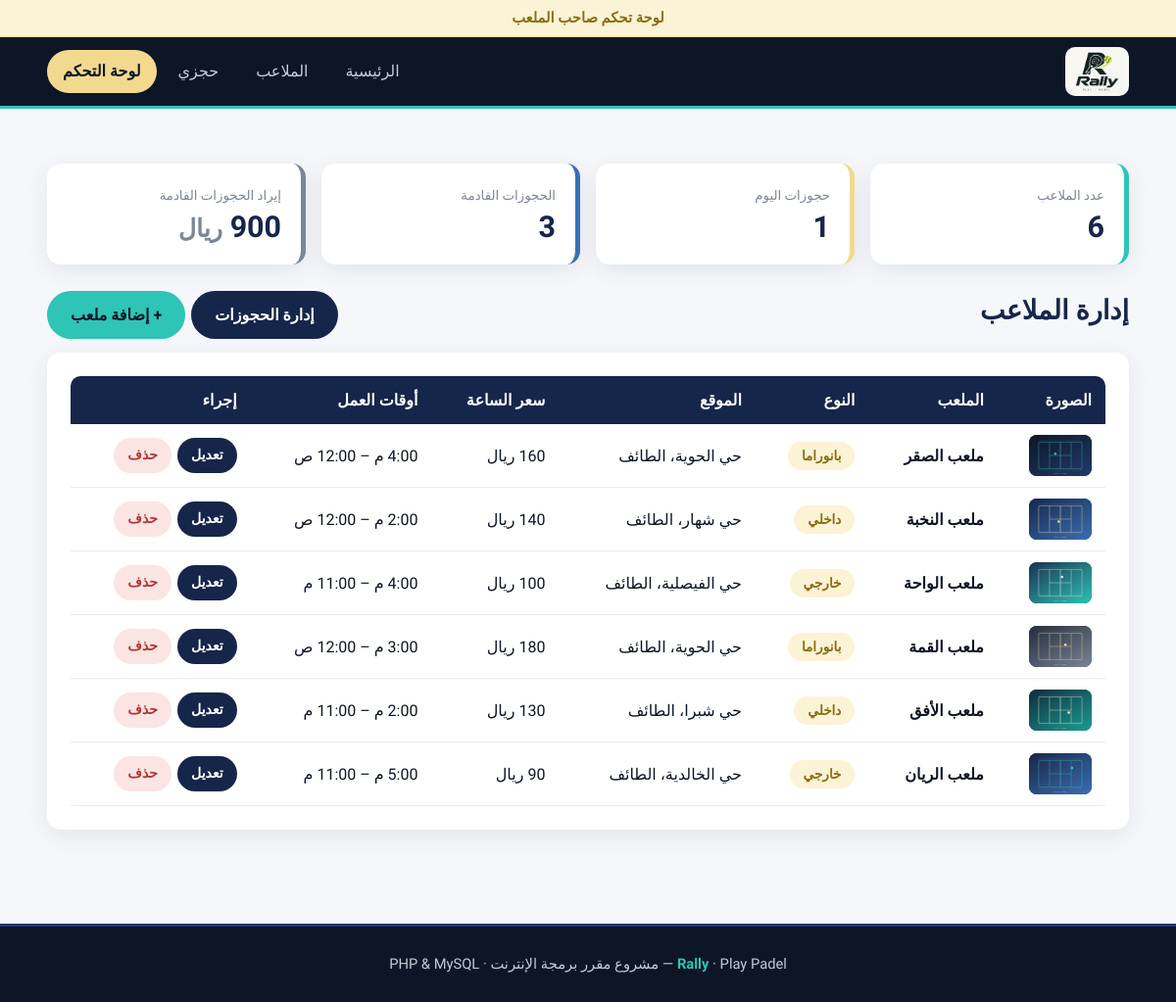
The app's page /admin/index.php with its own data.
### tables this page shows
CREATE TABLE courts (
  id INT AUTO_INCREMENT PRIMARY KEY,
  name VARCHAR(100) NOT NULL,
  type VARCHAR(20) NOT NULL,
  location VARCHAR(150) NOT NULL,
  image VARCHAR(150) NOT NULL,
  price_hour INT NOT NULL,
  open_hour INT NOT NULL,
  close_hour INT NOT NULL
);

### config.php (called while the page is built, shortened)
<?php
function hourLabel($h) {
  $h = $h % 24;
  if ($h >= 12) { $ampm = "م"; } else { $ampm = "ص"; }
  $x = $h % 12;
  if ($x == 0) { $x = 12; }
  return $x . ":00 " . $ampm;
}
?>

### admin/index.php (the view, shortened to what this page needs)
<?php
include "../config.php";
$today = date('Y-m-d');
$r = mysqli_query($conn, "SELECT id FROM courts");
$courtsCount = mysqli_num_rows($r);
$r = mysqli_query($conn, "SELECT id FROM bookings WHERE booking_date='$today'");
$todayCount = mysqli_num_rows($r);
$r = mysqli_query($conn, "SELECT id FROM bookings WHERE booking_date>='$today'");
$upcomingCount = mysqli_num_rows($r);
$r = mysqli_query($conn, "SELECT SUM(total) AS s FROM bookings WHERE booking_date>='$today'");
$row = mysqli_fetch_assoc($r);
$revenue = intval($row['s']);
$courts = mysqli_query($conn, "SELECT * FROM courts ORDER BY id");
include "../header.php";
?>
<section class="section">
  <div class="container">
    <div class="stats">
      <div class="stat"><small>عدد الملاعب</small><b><?php echo $courtsCount; ?></b></div>
      <div class="stat"><small>حجوزات اليوم</small><b><?php echo $todayCount; ?></b></div>
      <div class="stat"><small>الحجوزات القادمة</small><b><?php echo $upcomingCount; ?></b></div>
      <div class="stat"><small>إيراد الحجوزات القادمة</small><b><?php echo $revenue; ?> <small>ريال</small></b></div>
    </div>
    <div class="title-row" style="margin-bottom:14px">
      <h2 class="section-title">إدارة الملاعب</h2>
      <div class="actions">
        <a href="bookings.php" class="btn btn-dark">إدارة الحجوزات</a>
        <a href="court_form.php" class="btn btn-primary">+ إضافة ملعب</a>
      </div>
    </div>
    <div class="panel">
      <div class="table-wrap">
        <table>
          <tr><th>الصورة</th><th>الملعب</th><th>النوع</th><th>الموقع</th><th>سعر الساعة</th><th>أوقات العمل</th><th>إجراء</th></tr>
          <?php while ($c = mysqli_fetch_assoc($courts)) { ?>
            <tr>
              <td><img class="thumb" src="../images/courts/<?php echo $c['image']; ?>" alt=""></td>
              <td><b><?php echo $c['name']; ?></b></td>
              <td><span class="badge badge-warn"><?php echo $c['type']; ?></span></td>
              <td><?php echo $c['location']; ?></td>
              <td><?php echo $c['price_hour']; ?> ريال</td>
              <td><?php echo hourLabel($c['open_hour']); ?> – <?php echo hourLabel($c['close_hour']); ?></td>
              <td>
                <div class="actions">
                  <a href="court_form.php?id=<?php echo $c['id']; ?>" class="btn btn-dark btn-sm">تعديل</a>
                  <a href="index.php?delete=<?php echo $c['id']; ?>" class="btn btn-danger btn-sm" data-confirm="حذف الملعب سيحذف جميع حجوزاته. متأكد؟">حذف</a>
                </div>
              </td>
            </tr>
          <?php } ?>
        </table>
      </div>
    </div>
  </div>
</section>
<?php include "../footer.php"; ?>

### css/style.css (style rules this page uses)
:root { --ink: #0D1626; --navy: #16264A; --navy-2: #223A6B; --blue: #3B6FB6; --sky: #DCE9F8; --tiffany: #2EC4B6; --tiffany-dark: #178C81; --tiffany-soft: #DDF5F2; --yellow: #F2D98D; --yellow-soft: #FBF3D5; --yellow-dark: #8A6D12; --g50: #F5F7FA; --g100: #E9EDF2; --g300: #C3CBD6; --g500: #7B8696; --g700: #444F5E; --red-soft: #FBE4E4; --red: #B3372F; --radius: 14px; --shadow: 0 6px 24px rgba(13, 22, 38, .08); }
* { box-sizing: border-box; margin: 0; padding: 0; }
html { scroll-behavior: smooth; }
body { font-family: "Tajawal", "Segoe UI", Tahoma, sans-serif; background: var(--g50); color: var(--ink); line-height: 1.7; direction: rtl; }
a { color: inherit; text-decoration: none; }
img { max-width: 100%; display: block; }
.container { width: min(1120px, 92%); margin: 0 auto; }
.btn { display: inline-block; border: 0; cursor: pointer; font-family: inherit; font-size: 1rem; font-weight: 700; padding: 11px 24px; border-radius: 999px; transition: .2s; text-align: center; }
.btn-primary { background: var(--tiffany); color: var(--ink); }
.btn-dark { background: var(--navy); color: #fff; }
.btn-danger { background: var(--red-soft); color: var(--red); }
.btn-sm { padding: 6px 14px; font-size: .88rem; }
.section { padding: 56px 0; }
.section-title { font-size: 1.7rem; margin-bottom: 6px; color: var(--navy); }
.title-row { display: flex; justify-content: space-between; align-items: end; gap: 12px; flex-wrap: wrap; }
.badge { display: inline-block; padding: 3px 14px; border-radius: 999px; font-size: .85rem; font-weight: 700; }
.badge-warn { background: var(--yellow-soft); color: var(--yellow-dark); }
.panel { background: #fff; border-radius: var(--radius); box-shadow: var(--shadow); padding: 24px; }
.table-wrap { overflow-x: auto; }
table { width: 100%; border-collapse: collapse; }
th { background: var(--navy); color: #fff; padding: 11px 14px; text-align: right; font-weight: 700; white-space: nowrap; }
th:first-child { border-radius: 0 10px 0 0; }
th:last-child { border-radius: 10px 0 0 0; }
td { padding: 11px 14px; border-bottom: 1px solid var(--g100); vertical-align: middle; }
.thumb { width: 64px; height: 42px; object-fit: cover; border-radius: 8px; background: var(--navy); }
.actions { display: flex; gap: 6px; flex-wrap: wrap; }
.stats { display: grid; grid-template-columns: repeat(auto-fit, minmax(190px, 1fr)); gap: 16px; margin-bottom: 24px; }
.stat { background: #fff; border-radius: var(--radius); padding: 18px 20px; box-shadow: var(--shadow); border-right: 5px solid var(--tiffany); }
.stat:nth-child(2) { border-right-color: var(--yellow); }
.stat:nth-child(3) { border-right-color: var(--blue); }
.stat:nth-child(4) { border-right-color: var(--g500); }
.stat small { color: var(--g500); }
.stat b { display: block; font-size: 1.9rem; color: var(--navy); line-height: 1.3; }
body { overflow-x: hidden; }

### records on screen
courts: image (picture), name "ملعب الصقر", type "بانوراما", location "حي الحوية، الطائف", open_hour "4:00 م", close_hour "12:00 ص"
courts: image (picture), name "ملعب النخبة", type "داخلي", location "حي شهار، الطائف", open_hour "2:00 م", close_hour "12:00 ص"
courts: image (picture), name "ملعب الواحة", type "خارجي", location "حي الفيصلية، الطائف", open_hour "4:00 م", close_hour "11:00 م"
courts: image (picture), name "ملعب القمة", type "بانوراما", location "حي الحوية، الطائف", open_hour "3:00 م", close_hour "12:00 ص"
courts: image (picture), name "ملعب الأفق", type "داخلي", location "حي شبرا، الطائف", open_hour "2:00 م", close_hour "11:00 م"
courts: image (picture), name "ملعب الريان", type "خارجي", location "حي الخالدية، الطائف", open_hour "5:00 م", close_hour "11:00 م"

### other values on screen
$courtsCount "6"
$todayCount "1"
$upcomingCount "3"
